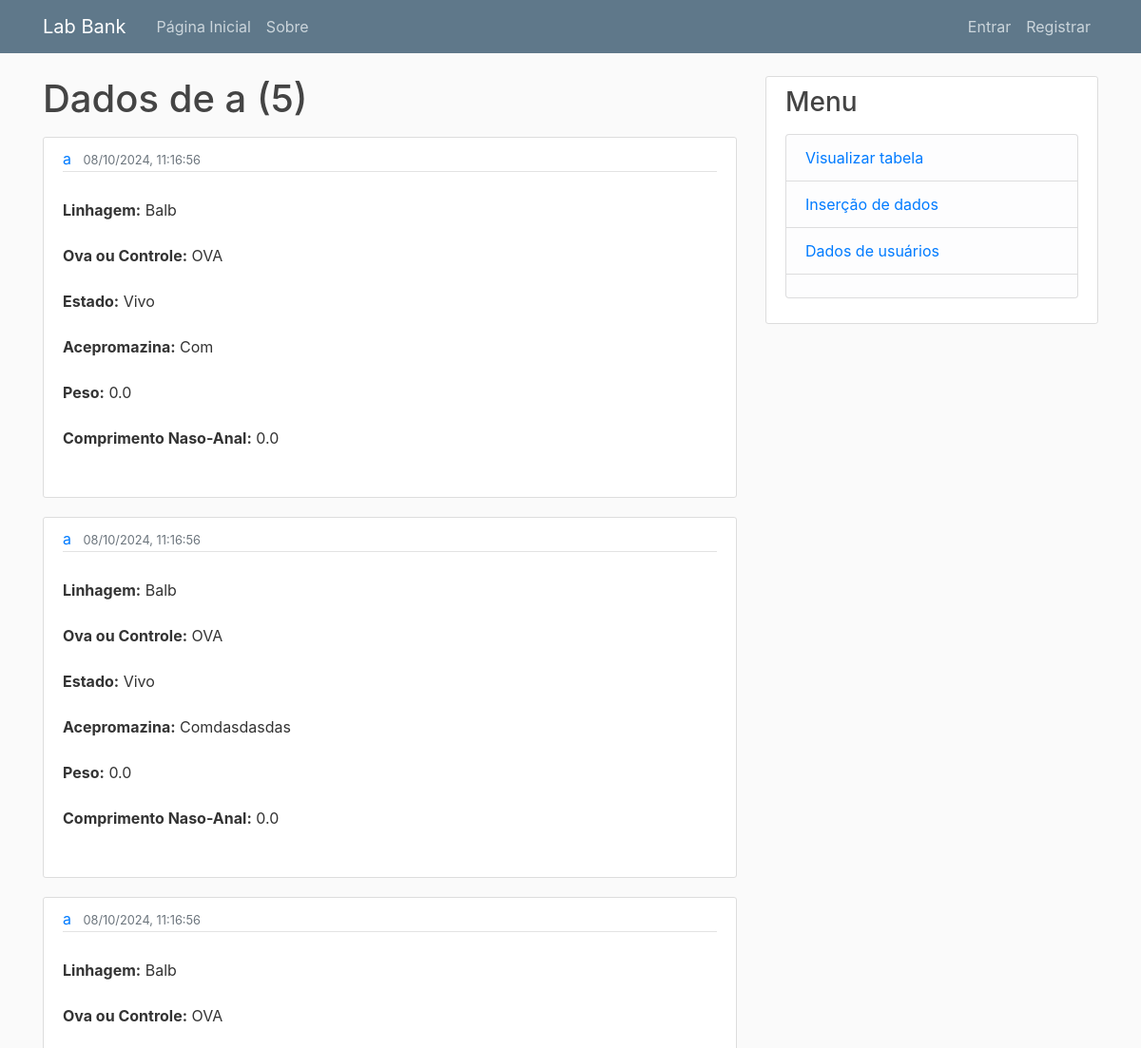
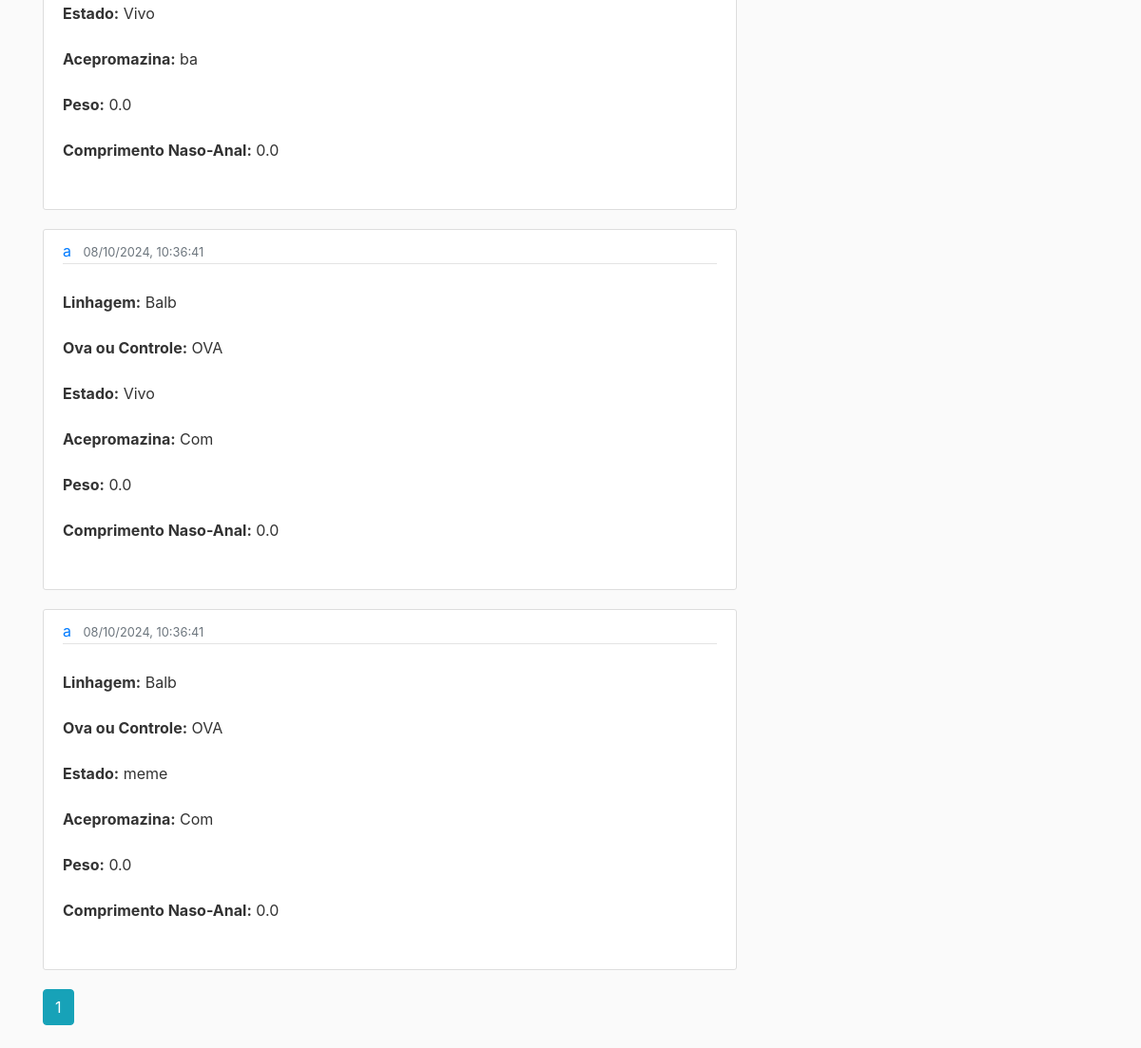
Page /table/a on the committed database (2 pictures, top to bottom).
### lab_bank/models.py (models this page shows, shortened)
class User(db.Model, UserMixin):
    id = db.Column(db.Integer, primary_key=True)
    username = db.Column(db.String(100), unique=True, nullable=False)
    email = db.Column(db.String(200), unique=True, nullable=False)
    profile_picture = db.Column(db.String(20), nullable=False, default='default.jpg')
    password = db.Column(db.String(60))
    posts = db.relationship('Post', backref='author', lazy=True)
    subjects = db.relationship('Subject', backref='owner', lazy=True)

class Subject(db.Model):
    id = db.Column(db.Integer, primary_key=True)
    lineage = db.Column(db.Text)
    ova_or_control = db.Column(db.Text)
    dead_or_alive = db.Column(db.Text)
    acepromazine = db.Column(db.Text)
    weight = db.Column(db.Float)
    naso_anal_length = db.Column(db.Float)
    user_id = db.Column(db.Integer, db.ForeignKey('user.id'), nullable=False)
    date_created = db.Column(db.DateTime, nullable=False, default=datetime.now(pytz.timezone('America/Sao_Paulo')))

### lab_bank/table/routes.py (the view)
@table.route("/table/<string:username>")
def user_subjects(username):
    page = request.args.get('page', 1, type = int)
    user = User.query.filter_by(username = username).first_or_404()
    subjects = Subject.query.filter_by(owner = user).order_by(Subject.id.desc()).paginate(page = page, per_page = 7)
    return render_template('user_subjects.html', user = user, title = f'Dados de {username}', subjects = subjects)

### lab_bank/templates/user_subjects.html (shortened to what this page needs)
{% extends 'layout.html' %}
{% block content %}
<h1 class="mb-3"> Dados de {{ user.username }} ({{ subjects.total }})</h1>
{% for subject in subjects.items %}
	<article class="media content-section">
		<div class="media-body">
			<div class="article-metadata">
				<a class="mr-2" href="{{ url_for('table.user_subjects', username=subject.owner.username) }}">{{ user.username }}</a>
				<small class="text-muted">{{ subject.date_created.strftime('%d/%m/%Y, %H:%M:%S') }}</small>
			</div>
			<p class="article-content">
				<strong>Linhagem:</strong> {{ subject.lineage}}<br>
				<strong>Ova ou Controle:</strong> {{ subject.ova_or_control }}<br>
				<strong>Estado:</strong> {{ subject.dead_or_alive }}<br>
				<strong>Acepromazina:</strong> {{ subject.acepromazine }}<br>
				<strong>Peso:</strong> {{ subject.weight }}<br>
				<strong>Comprimento Naso-Anal:</strong> {{ subject.naso_anal_length }}<br>
			</p>
	</article>
{% endfor %}
{% for page_num in subjects.iter_pages() %}
	{% if page_num %}
		{% if subjects.page == page_num %}
			<a class="btn btn-info mb-4" href="{{ url_for('table.user_subjects', username=user.username, page=page_num) }}"> {{ page_num }} </a>
		{% else %}
			<a class="btn btn-outline-info mb-4" href="{{ url_for('table.user_subjects', username=user.username, page=page_num) }}"> {{ page_num }} </a>
		{% endif %}
	{% else %}
		...
	{% endif %}
{% endfor %}
{% endblock %}

### lab_bank/static/main.css (style rules this page uses)
body { background: #fafafa; color: #333333; margin-top: 5rem; }
h1, h2, h3, h4, h5, h6 { color: #444444; }
.content-section { background: #ffffff; padding: 10px 20px; border: 1px solid #dddddd; border-radius: 3px; margin-bottom: 20px; }
.article-content { white-space: pre-line; }
.article-metadata { padding-bottom: 1px; margin-bottom: 4px; border-bottom: 1px solid #e3e3e3 }

### rows in the picture
User: username "a"
Subject: date_created "08/10/2024, 11:16:56", lineage "Balb", ova_or_control "OVA", dead_or_alive "Vivo", acepromazine "Com", weight "0.0", naso_anal_length "0.0"
Subject: date_created "08/10/2024, 11:16:56", lineage "Balb", ova_or_control "OVA", dead_or_alive "Vivo", acepromazine "Comdasdasdas", weight "0.0", naso_anal_length "0.0"
Subject: date_created "08/10/2024, 11:16:56", lineage "Balb", ova_or_control "OVA", dead_or_alive "Vivo", acepromazine "ba", weight "0.0", naso_anal_length "0.0"
Subject: date_created "08/10/2024, 10:36:41", lineage "Balb", ova_or_control "OVA", dead_or_alive "Vivo", acepromazine "Com", weight "0.0", naso_anal_length "0.0"
Subject: date_created "08/10/2024, 10:36:41", lineage "Balb", ova_or_control "OVA", dead_or_alive "meme", acepromazine "Com", weight "0.0", naso_anal_length "0.0"

### other values in the picture
{{ subjects.total }} "5"
{{ page_num }} "1"
